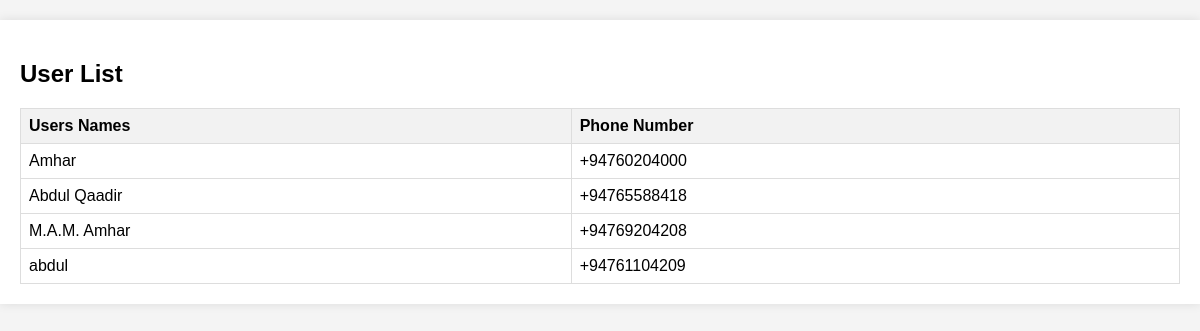
The page /users.php on the database its author committed.
### tables this page shows
CREATE TABLE `loginfo` (
  `user_id` int(11) NOT NULL,
  `email` varchar(255) NOT NULL,
  `password` varchar(255) NOT NULL,
  `name` varchar(255) NOT NULL,
  `phone_number` varchar(20) NOT NULL,
  `registration_date` timestamp NOT NULL DEFAULT current_timestamp(),
  `address` varchar(255) NOT NULL DEFAULT 'add your address'
);

### config/models/user.list.model.php (called while the page is built, shortened)
<?php
function getAllUsers(object $pdo): array|false {
    $query = "SELECT * FROM loginfo;";
    $stmt = $pdo->prepare($query);
    $stmt->execute();
    $result = $stmt->fetchAll(PDO::FETCH_ASSOC);
    return $result;
}

### config/views/user.list.view.php (the view, shortened to what this page needs)
<?php
function viewUsersSample($result) {
    if ($result) {
        foreach ($result as $row) {
            $name = htmlspecialchars($row['name']);
            $phone_number = htmlspecialchars($row['phone_number']);
            echo '<tr>';
            echo '<td>' . $name . '</td>';
            echo '<td>' . $phone_number . '</td>';
            echo '</tr>';
        }
    } else {
        echo '<tr><td colspan="2">No Users found!</td></tr>';
    }
}

### users.php (style rules this page uses)
body { font-family: Arial, sans-serif; margin: 0; padding: 0; background-color: #f4f4f4; }
th, td { border: 1px solid #ddd; padding: 8px; text-align: left; }

### rows shown on the page
loginfo: name "Amhar", phone_number "+94760204000"
loginfo: name "Abdul Qaadir", phone_number "+94765588418"
loginfo: name "M.A.M. Amhar", phone_number "+94769204208"
loginfo: name "abdul", phone_number "+94761104209"
